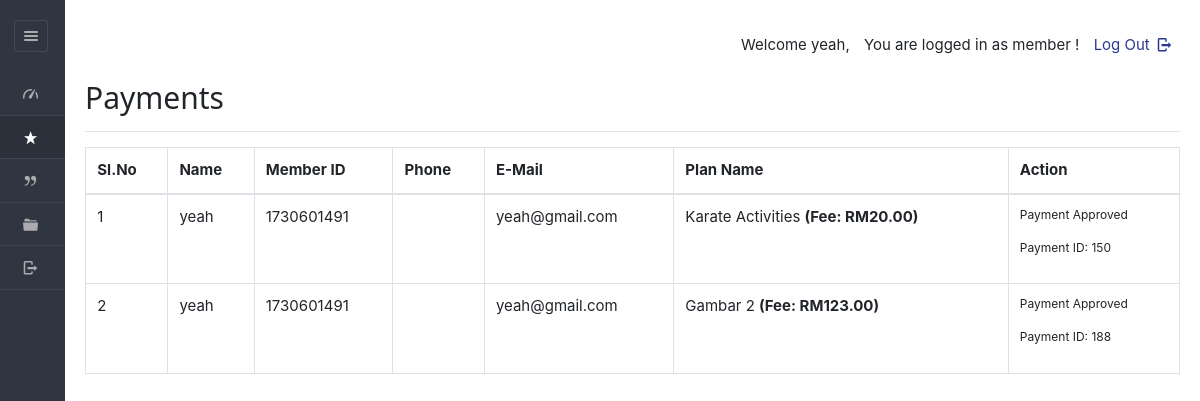
Before: /dashboard/member/payments.php (signed in) with the older database file.
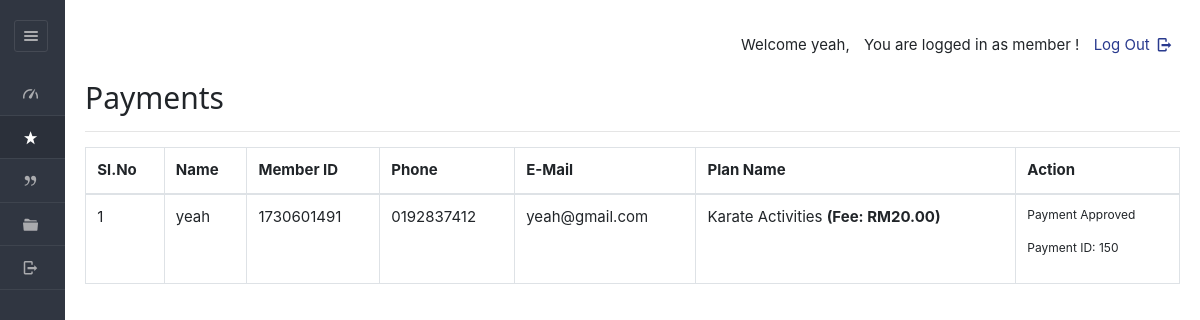
After: the same page with the newer database file.
### tables this page shows
CREATE TABLE IF NOT EXISTS `enrolls_to` (
  `et_id` int NOT NULL AUTO_INCREMENT,
  `planid` varchar(8) NOT NULL,
  `userid` varchar(20) NOT NULL,
  `paid_date` varchar(40) DEFAULT NULL,
  `expire` varchar(40) DEFAULT NULL,
  `hasPaid` varchar(5) NOT NULL DEFAULT 'no',
  `hasApproved` varchar(5) DEFAULT NULL,
  `receiptIMG` varchar(100) DEFAULT NULL,
  PRIMARY KEY (`et_id`)
);

CREATE TABLE IF NOT EXISTS `users` (
  `userid` varchar(20) NOT NULL,
  `pass_key` varchar(100) NOT NULL,
  `imageid` varchar(200) DEFAULT NULL,
  `username` varchar(40) DEFAULT NULL,
  `fullName` varchar(100) DEFAULT NULL,
  `gender` varchar(8) DEFAULT NULL,
  `mobile` varchar(20) DEFAULT NULL,
  `email` varchar(200) DEFAULT NULL,
  `dob` varchar(40) DEFAULT NULL,
  `joining_date` varchar(40) DEFAULT NULL,
  `hasApproved` varchar(10) DEFAULT NULL,
  `matrixNumber` varchar(255) DEFAULT NULL,
  `courseName` varchar(255) DEFAULT NULL,
  `no_ic` varchar(50) DEFAULT NULL,
  PRIMARY KEY (`userid`)
);

CREATE TABLE IF NOT EXISTS `plan` (
  `planid` varchar(8) NOT NULL,
  `tid` varchar(45) DEFAULT NULL,
  `planName` varchar(20) NOT NULL,
  `description` varchar(200) NOT NULL,
  `planType` varchar(50) NOT NULL,
  `startDate` varchar(50) NOT NULL,
  `endDate` varchar(50) NOT NULL,
  `duration` int NOT NULL,
  `validity` varchar(20) NOT NULL DEFAULT 'Lifetime',
  `amount` int DEFAULT '0',
  `active` varchar(255) NOT NULL,
  PRIMARY KEY (`planid`),
  KEY `idx_plan_name` (`planName`),
  KEY `idx_plan_type` (`planType`),
  KEY `idx_description` (`description`),
  KEY `idx_active` (`active`)
);

### dashboard/member/payments.php (the view, shortened to what this page needs)
<?php
$current_user_id = $_SESSION['userid'];
?>
<!DOCTYPE html>
<html lang="en">
<head>
    <link rel="stylesheet" href="../../css/style.css" id="style-resource-5">
    <link rel="stylesheet" href="../../css/dashMain.css">
    <link rel="stylesheet" type="text/css" href="../../css/entypo.css">
    <link href="a1style.css" type="text/css" rel="stylesheet">
    <link rel="stylesheet" href="../../css/bootstrap.min.css">
	<link rel="stylesheet" href="../../css/dashboard/sidebar.css">
</head>
<body class="page-body page-fade" onload="collapseSidebar()">
    <div class="page-container sidebar-collapsed" id="navbarcollapse">
        <div class="sidebar-menu">
            <header class="logo-env">
                <div class="sidebar-collapse" onclick="collapseSidebar()">
                    <a href="#" class="sidebar-collapse-icon with-animation">
                        <i class="entypo-menu"></i>
                    </a>
                </div>
            </header>
            <?php include('nav.php'); ?>
        </div>
        <div class="main-content">
            <div class="row">
                <div class="col-md-6 col-sm-8 clearfix"></div>
                <div class="col-md-6 col-sm-4 clearfix hidden-xs">
                    <ul class="list-inline links-list pull-right">
                        <li>
                            <a href="logout.php">Log Out <i class="entypo-logout right"></i></a>
                        </li>
                    </ul>
                </div>
            </div>
            <h2>Payments</h2>
            <hr />
<table class="table table-bordered">
    <thead>
        <tr>
            <th>Sl.No</th>
            <th>Name</th>
            <th>Member ID</th>
            <th>Phone</th>
            <th>E-Mail</th>
            <th>Plan Name</th>
            <th>Action</th>
        </tr>
    </thead>
    <tbody>
<?php
    $query  = "SELECT enrolls_to.*, users.username, users.mobile, users.email,
               plan.planName, plan.amount
               FROM enrolls_to
               JOIN users ON enrolls_to.userid = users.userid
               JOIN plan ON enrolls_to.planid = plan.planid
               WHERE enrolls_to.userid = '$current_user_id'
               ORDER BY enrolls_to.expire";
    $result = mysqli_query($con, $query);
    $sno    = 1;
if (mysqli_num_rows($result) > 0) {
    while ($row = mysqli_fetch_array($result, MYSQLI_ASSOC)) {
        $et_id = $row['et_id'];
        $uid = $row['userid'];
        $planid = $row['planid'];
        $hasPaid = $row['hasPaid'];
        $hasApproved = $row['hasApproved'];
        $planName = $row['planName'];
        $amount = $row['amount'] ?? 0;
        echo "<tr><td>" . $sno . "</td>";
        echo "<td>" . $row['username'] . "</td>";
        echo "<td>" . $row['userid'] . "</td>";
        echo "<td>" . $row['mobile'] . "</td>";
        echo "<td>" . $row['email'] . "</td>";
        echo "<td>" . $planName . ($amount > 0 ? " <b>(Fee: RM" . number_format($amount, 2) . ")" : "") . "</b></td>";
        $sno++;
        if ($hasPaid === 'no') {
            echo "<td>
                    <form action='make_payments.php' method='post'>
                        <input type='hidden' name='userID' value='" . $uid . "'/>
                        <input type='hidden' name='planID' value='" . $planid . "'/>
                        <input type='hidden' name='et_id' value='" . $et_id . "'/>
                        <input type='submit' class='a1-btn a1-blue' value='Add Payment'/>
                    </form>
                    <p>Payment ID: $et_id</p>
                  </td>";
        } elseif ($hasPaid === 'yes' && $hasApproved === 'no') {
            echo "<td>
                    <p>Payment Pending Approval</p>
                    <p>Payment ID: $et_id</p>
                  </td>";
        } elseif ($hasPaid === 'yes' && $hasApproved === 'yes') {
            echo "<td>
                    <p>Payment Approved</p>
                    <p>Payment ID: $et_id</p>
                  </td>";
        } else {
            echo "<td>No Action Needed</td>";
        }
        echo "</tr>";
    }
} else {
    echo "<tr><td colspan='7'>No payment records found.</td></tr>";
}
?>
    </tbody>
</table>
        </div>
    </body>
</html>

Changed rows visible on the page:
removed enrolls_to: userid.username "yeah", userid "1730601491", userid.email "yeah@gmail.com", planid.planName "Gambar 2", planid.amount "123.00", et_id "188"
changed through a linked row, enrolls_to "yeah": userid.mobile (not shown) → "0192837412"
